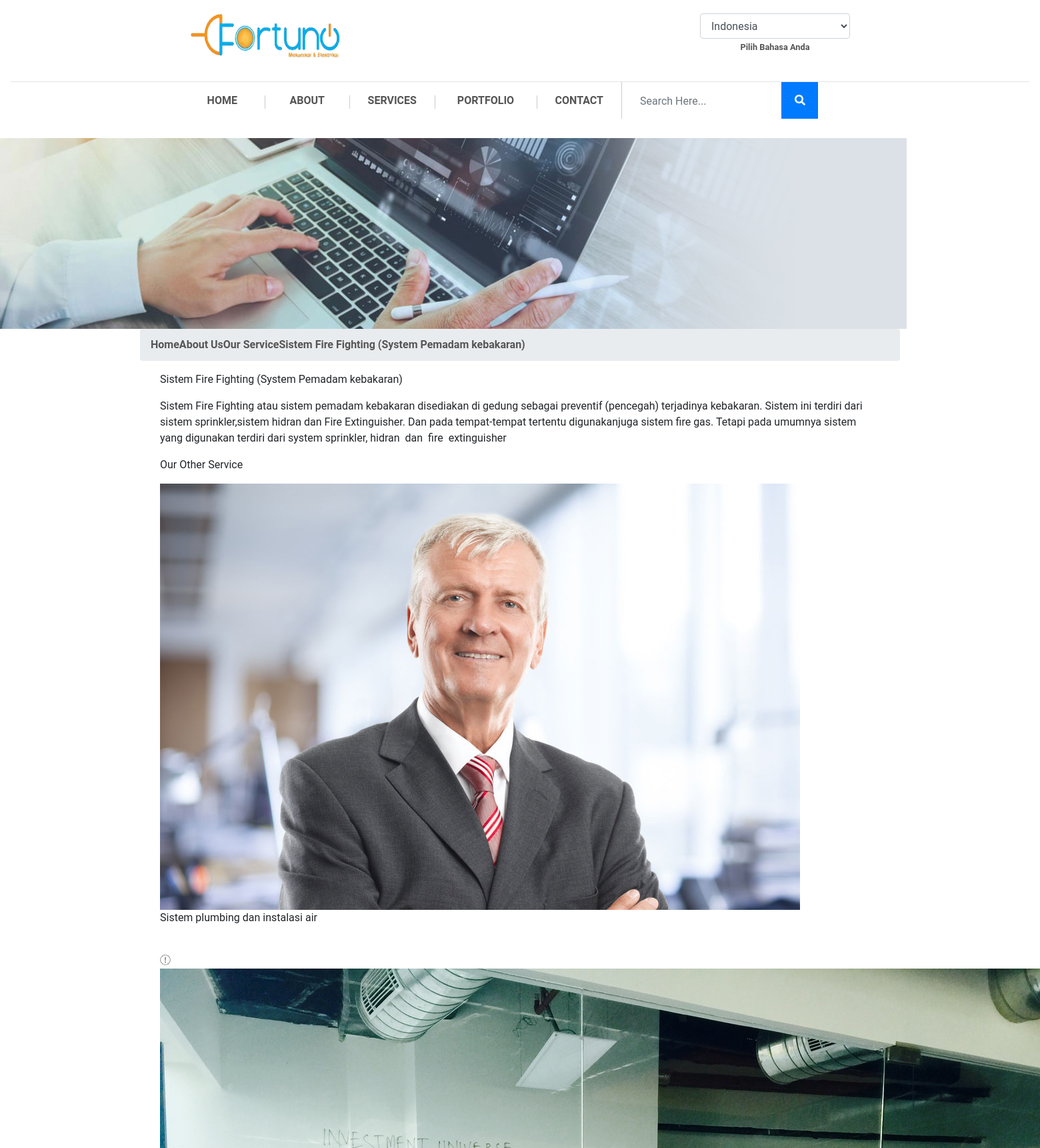
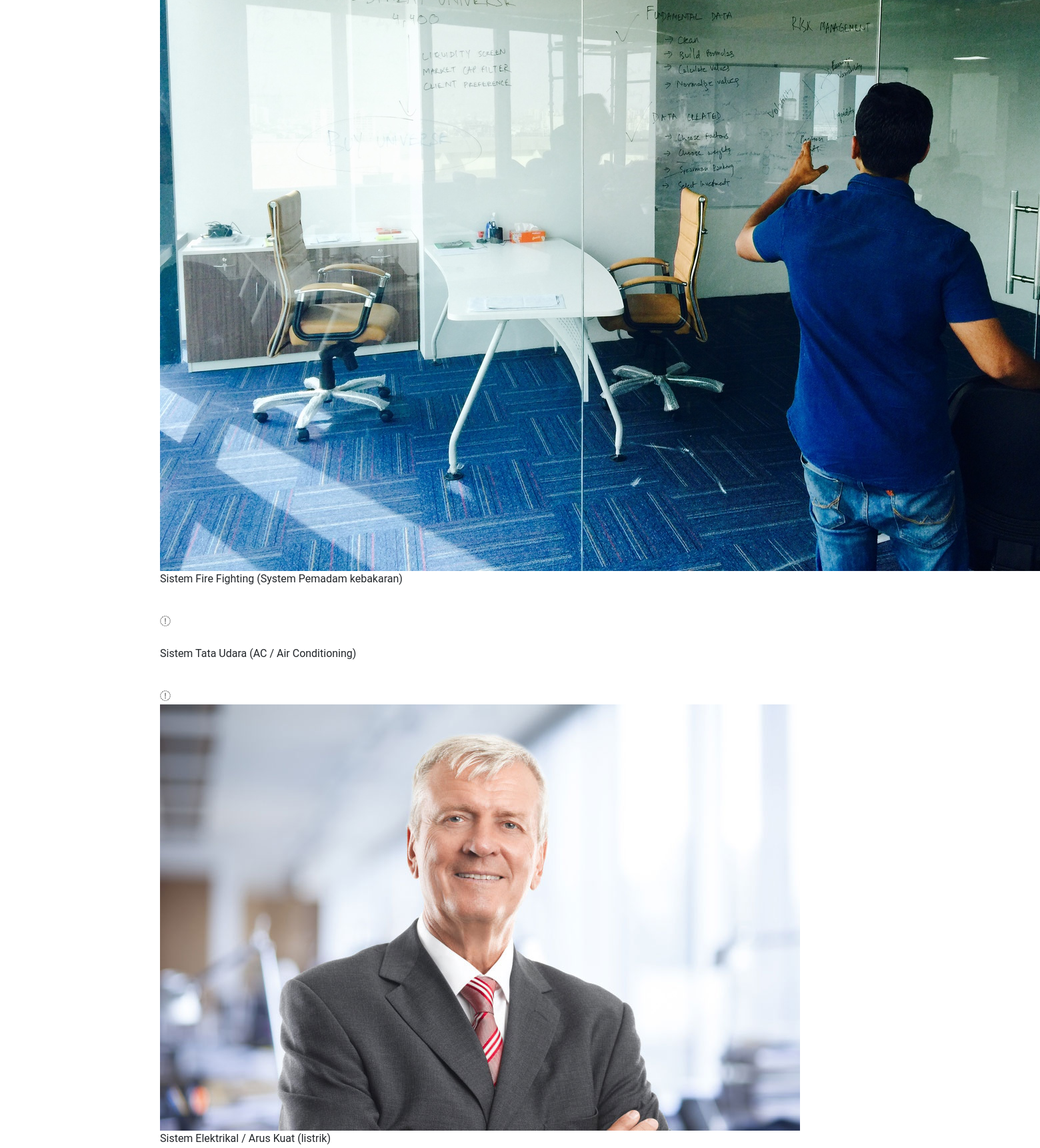
Page /our-service/sprinkler-system (upper part) on the committed database (2 pictures, top to bottom).
### tables this page shows
CREATE TABLE `fortu_services` (
  `services_id` int(11) NOT NULL,
  `catservices_id` int(8) NOT NULL,
  `services_name` varchar(255) NOT NULL,
  `services_name_en` varchar(255) NOT NULL,
  `services_desc` text NOT NULL,
  `services_desc_en` text NOT NULL,
  `services_alt` varchar(255) NOT NULL COMMENT 'alt untuk gambar',
  `services_pub` enum('88','99') NOT NULL COMMENT '99 = publish',
  `services_link` varchar(255) NOT NULL
);

### application/views/index.php (called while the page is built, shortened)
<?php
$this->load->view('component/top', isset($top) ? $top : 0);
$this->load->view('component/header', isset($header) ? $header : 0);
$this->load->view($content, isset($component) ? $component : 0);

### application/controllers/Service.php (called while the page is built, shortened)
<?php
class Service extends Frontend_Controller {
	public function detail($link)
	{
		$this->data['content']	= 'pages/service-detail';
		$this->data['detail'] = $this->services_model->get_by(array('services_link' => $link), 1, NULL, TRUE);
		$change = array();
		$services = $this->services_model->get();
		$i=0;
		foreach ($services as $service) {
			$select = array('parent_id' => $service->services_id, 'image_parent_name' => 'services');
			$select['image_seq'] = 0;
			$image = $this->image_model->get_by($select, 1, NULL, TRUE);
			$select['image_seq'] = 1;
			$icon = $this->image_model->get_by($select, 1, NULL, TRUE);
			$change[$i] = (object)array(
				'service_name' => $service->services_name,
				'service_desc' => $service->services_desc,
				'service_link' => $service->services_link,
				'service_image'=> $image->image_name,
				'service_icon' => $icon->image_name,
			);
			$i++;
		}
		$this->data['services'] = $change;
		$this->load->view('index', $this->data);
	}
}

### index.php (called while the page is built, shortened)
<?php
require_once BASEPATH.'core/CodeIgniter.php';

### application/core/MY_Model.php (called while the page is built, shortened)
<?php
class MY_Model extends CI_Model
{
	protected $_table_name;
	protected $_order_by;
	protected $_order_by_type;
	protected $_primary_filter = 'intval';
	protected $_primary_key;
	public function get($id = NULL, $single = FALSE)
	{
		if ($id != NULL) {
			$filter = $this->_primary_filter;
			$id = $filter($id);
			$this->db->where($this->_primary_key, $id);
			$method = 'row';
		}
		elseif ($single == TRUE) {
			$method = 'row';
		}
		else {
			$method = 'result';
		}
		if ($this->_order_by_type) {
			$this->db->order_by($this->_order_by, $this->_order_by_type);
		}
		else {
			$this->db->order_by($this->_order_by);
		}
		return $this->db->get('{PRE}'.$this->_table_name)->$method();
	}
	public function get_by($where = NULL, $limit = NULL, $offset = NULL, $single = FALSE, $select = NULL)
	{
		if ($where != NULL) {
			$this->db->where($where);
		}
		if (($limit) && ($offset)) {
			$this->db->limit($limit, $offset);
		}
		elseif (($limit)) {
			$this->db->limit($limit);
		}
		return $this->get(NULL, $single);
	}
	public function count($where = NULL)
	{
		if ($where) {
			$this->db->where($where);
		}
		$this->db->from('{PRE}'.$this->_table_name);
		return $this->db->count_all_results();
	}
}

### application/views/pages/service-detail.php (the view, shortened to what this page needs)
<section>
  <div class="service">
    <div class="banner-head">
      <img class="img-responsive" src="<?=site_url('dist/img/assets/banner2.jpg')?>" alt="">
      <div class="breadcumb">
        <ul class="breadcrumb container">
          <li><a href="<?=site_url()?>">Home</a></li>
          <li><a href="#">About Us</a></li>
          <li><a href="<?=site_url('our-service')?>">Our Service</a></li>
          <li class="aktip"><a href="#"><?=$detail->services_name?></a></li>
        </ul>
      </div>
    </div>
    <div class="service-detail">
      <div class="container">
        <div class="row">
          <div class="col-lg-12">
            <p><?=$detail->services_name?></p>
          </div>
        </div>
        <div class="row">
          <div class="col-lg-12">
            <?=$detail->services_desc?>
          </div>
        </div>
        <div class="row">
          <div class="col-lg-12">
            <p>Our Other Service</p>
          </div>
          <div class="col-lg-12">
            <div id="service-slide" class="owl-carousel">
              <?php foreach ($services as $service): ?>
                <div class="item">
                  <div class="box-service">
                    <img src="<?=site_url("uploads/img/services/$service->service_image")?>" alt="">
                    <p><?=$service->service_name?></p>
                    <div class="icon"><img src="<?=site_url("uploads/img/services/$service->service_icon")?>" alt=""></div>
                    <a href="<?=site_url("our-service/$service->service_link")?>">
                      <i class="fa fa-long-arrow-right"></i>
                    </a>
                  </div>
                </div>
              <?php endforeach; ?>
            </div>
          </div>
        </div>
      </div>
    </div>
  </div>
</section>

### rows in the picture
fortu_services: services_name "Sistem Fire Fighting (System Pemadam kebakaran)", services_desc "Sistem Fire Fighting atau sistem pemadam kebakaran disediakan di gedung sebagai preventif (pencegah) terjadinya kebakaran. Sistem ini terdiri dari sistem sprinkler,sistem hidran dan Fire Extinguisher. Dan pada tempat-tempat tertentu digunakanjuga sistem fire gas. Tetapi pada umumnya sistem yang digunakan terdiri dari system sprinkler, hidran dan fire extinguisher", shows a picture
fortu_services: services_name "Sistem plumbing dan instalasi air"
fortu_services: services_name "Sistem Tata Udara (AC / Air Conditioning)"
fortu_services: services_name "Sistem Elektrikal / Arus Kuat (listrik)"
